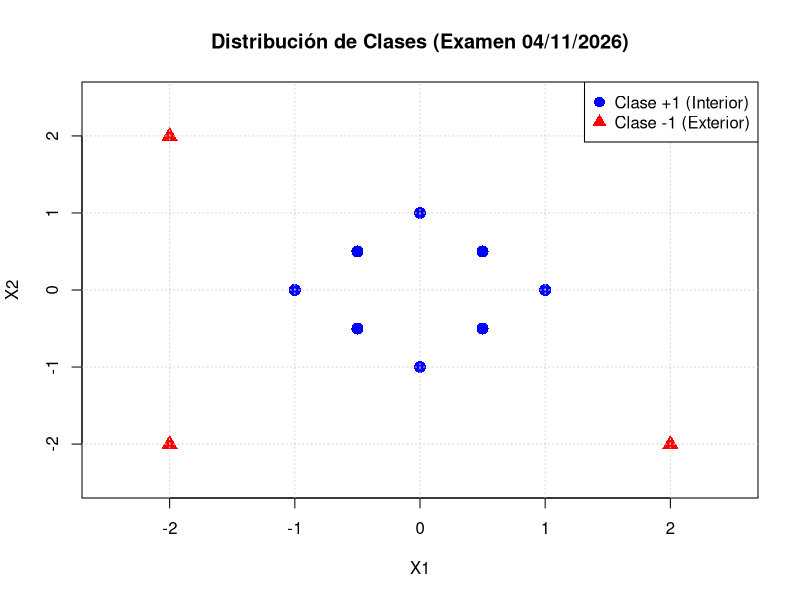

Reproduce this figure in R.
library(kernlab)
library(e1071)

set.seed(1234)

# 1. Conjunto de Datos
datos <- data.frame(
  X1 = c(-2, -2,  2,  2, -1,  1,  0,  0, -0.5, -0.5,  0.5,  0.5),
  X2 = c(-2,  2, -2,  2,  0,  0, -1,  1, -0.5,  0.5, -0.5,  0.5),
  Y  = factor(c(-1, -1, -1, -1,  1,  1,  1,  1,    1,    1,    1,    1))
)


cat("=== DATOS DEL EXAMEN ===\n")
print(datos)
cat("\n")



# ------------------------------------------------------------------------------
# Problema 1. 
# ------------------------------------------------------------------------------


# 1.1 Representación Gráfica (0.5 puntos) --------------------------------------

cat("=== BLOQUE 1: REPRESENTACIÓN GRÁFICA ===\n")
colores <- ifelse(datos$Y == "1", "blue", "red")
simbolos <- ifelse(datos$Y == "1", 16, 17)

png("observaciones.png", width = 800, height = 800, res = 120)
plot(datos$X1, datos$X2, col = colores, pch = simbolos, cex = 1.6, lwd = 2,
     xlab = "X1", ylab = "X2", main = "Distribución de Clases (Examen 04/11/2026)",
     xlim = c(-2.5, 2.5), ylim = c(-2.5, 2.5))
grid()
legend("topright", legend = c("Clase +1 (Interior)", "Clase -1 (Exterior)"),
       col = c("blue", "red"), pch = c(16, 17), pt.cex = 1.4)
dev.off()

# 1.2 SVM con kernlab (ksvm con kernel RBF) -------------------------------------

cat("=== BLOQUE 2: SVM CON KERNLAB (ksvm) ===\n")

# 2.1. Entrenamiento con C = 10, gamma (sigma) = 0.5
modelo_ksvm <- ksvm(
  Y ~ ., 
  data = datos, 
  type = "C-svc", 
  C = 10, 
  kernel = "rbfdot", 
  kpar = list(sigma = 0.5)
)

print(modelo_ksvm)

# 2.2. Elementos del modelo:
cat("\n--- Parámetros y Elementos Extraídos de ksvm ---\n")

# a) Número de vectores soporte
num_sv <- nSV(modelo_ksvm)
cat("a) Número de vectores soporte:", num_sv, "\n")

# b) Índices de las observaciones que son vectores soporte
indices_sv <- SVindex(modelo_ksvm)
cat("b) Índices de vectores soporte:", paste(indices_sv, collapse = ", "), "\n")

# c) Multiplicadores de Lagrange (alpha_i)
coeficientes_y_alpha <- coef(modelo_ksvm)[[1]]
alfa_valores <- abs(coeficientes_y_alpha)
cat("c) Multiplicadores de Lagrange (alpha_i) de los vectores soporte:\n")
for (k in 1:length(indices_sv)) {
  cat(sprintf("   - Obs %2d (%+d): alpha = %8.6f\n", 
              indices_sv[k], 
              ifelse(datos$Y[indices_sv[k]] == "1", 1, -1), 
              alfa_valores[k]))
}

# d) Parámetro b
termino_b <- b(modelo_ksvm)
cat("d) Parámetro b (función b(ksvm)):", termino_b, "\n")
cat("   Término independiente estándar (-b(ksvm)):", -termino_b, "\n")

# e) Vector de pesos w en el espacio transformado
# Dado que el kernel RBF mapea a un espacio de dimensión infinita, 
# no se puede imprimir el vector w completo (tiene longitud infinita).
# Sin embargo, mediante el desarrollo en serie de Taylor de exp(2*gamma*<x, z>),
# podemos aproximar explícitamente los primeros 10 coeficientes del vector w:
terminos_taylor <- list(
  c(0,0), c(1,0), c(0,1), c(2,0), c(1,1), c(0,2), c(3,0), c(2,1), c(1,2), c(0,3)
)
nombres_terminos <- c("1", "x1", "x2", "x1^2", "x1*x2", "x2^2", "x1^3", "x1^2*x2", "x1*x2^2", "x2^3")
w_primeros_10 <- numeric(10)
x_sv <- as.matrix(datos[indices_sv, c("X1", "X2")])
norma2_sv <- rowSums(x_sv^2)

for (m in 1:10) {
  p1 <- terminos_taylor[[m]][1]
  p2 <- terminos_taylor[[m]][2]
  grado_k <- p1 + p2
  escala <- sqrt((2 * 0.5)^grado_k / factorial(grado_k) * choose(grado_k, p1))
  phi_m <- escala * exp(-0.5 * norma2_sv) * (x_sv[, 1]^p1) * (x_sv[, 2]^p2)
  w_primeros_10[m] <- sum(coeficientes_y_alpha * phi_m)
}
names(w_primeros_10) <- nombres_terminos

cat("e) Primeros 10 coeficientes del vector w (aproximación en base polinómica):\n")
print(round(w_primeros_10, 6))

# f) Ancho del canal: 
rbf_func <- rbfdot(sigma = 0.5)
sv_puntos <- as.matrix(datos[indices_sv, c("X1", "X2")])
K_sv <- kernelMatrix(rbf_func, sv_puntos)
norma_w2 <- as.numeric(t(coeficientes_y_alpha) %*% K_sv %*% coeficientes_y_alpha)
norma_w <- sqrt(norma_w2)
ancho_canal <- 2 / norma_w

cat(sprintf("f) Norma de w en el espacio transformado: ||w|| = %8.6f\n", norma_w))
cat(sprintf("   Ancho del canal: M = 2 / ||w|| = %8.6f\n", ancho_canal))

# 2.3. Predicción sobre el conjunto de entrenamiento y Accuracy
pred_train <- predict(modelo_ksvm, datos)
matriz_confusion_ksvm <- table(Prediccion = pred_train, Real = datos$Y)
cat("\nMatriz de confusión en entrenamiento (ksvm):\n")
print(matriz_confusion_ksvm)
accuracy_ksvm <- sum(diag(matriz_confusion_ksvm)) / sum(matriz_confusion_ksvm)
cat("Porcentaje de aciertos en entrenamiento:", accuracy_ksvm * 100, "%\n\n")

# ------------------------------------------------------------------------------
# BLOQUE 3. SVM con IPOP (Interior Point Optimization Procedure)
# ------------------------------------------------------------------------------
cat("=== BLOQUE 3: SVM CON IPOP (OPTIMIZACIÓN CUADRÁTICA DUAL) ===\n")

# Formulación matricial del problema dual:
# min (1/2 * alpha^T * H * alpha - c^T * alpha)
# s.t. A * alpha = 0 (b <= A*alpha <= b + r)
#      0 <= alpha <= C
N <- nrow(datos)
X_mat <- as.matrix(datos[, c("X1", "X2")])
Y_num <- ifelse(datos$Y == "1", 1, -1)

# Matriz H: H_ij = y_i * y_j * K(x_i, x_j)
K_completa <- kernelMatrix(rbf_func, X_mat)
H_mat <- K_completa * (Y_num %*% t(Y_num))

# Vector c (lineal): -1 para todos los alfas (para maximizar sum(alpha))
c_vec <- rep(-1, N)

# Restricción de igualdad: sum(y_i * alpha_i) = 0
A_mat <- matrix(Y_num, nrow = 1)
b_restriccion <- 0
r_restriccion <- 0

# Restricciones de caja (box constraints): 0 <= alpha_i <= C
l_cota_inf <- rep(0, N)
u_cota_sup <- rep(10, N)  # C = 10

# Llamada al optimizador IPOP de kernlab
solucion_ipop <- ipop(
  c = c_vec, 
  H = H_mat, 
  A = A_mat, 
  b = b_restriccion, 
  l = l_cota_inf, 
  u = u_cota_sup, 
  r = r_restriccion, 
  verb = 0
)

# 3.2. Extracción de valores
alfa_ipop <- primal(solucion_ipop)
cat("Valores de todos los multiplicadores de Lagrange alpha_i (IPOP):\n")
print(round(alfa_ipop, 6))

# Umbral numérico para identificar vectores soporte
umbral_sv <- 1e-4
indices_sv_ipop <- which(alfa_ipop > umbral_sv)

cat("\nResultados con IPOP:\n")
cat(" - Número de vectores soporte:", length(indices_sv_ipop), "\n")
cat(" - Índices de vectores soporte:", paste(indices_sv_ipop, collapse = ", "), "\n")

# Término independiente b en IPOP:
# Para los vectores soporte en margen (0 < alpha < C):
# b = y_k - sum_{i} alpha_i * y_i * K(x_i, x_k)
f_sin_b <- colSums(alfa_ipop * Y_num * K_completa)
# Promedio sobre los vectores de soporte libres:
b_ipop <- mean(Y_num[indices_sv_ipop] - f_sin_b[indices_sv_ipop])
cat(sprintf(" - Término independiente b: %8.6f\n", b_ipop))

# Función de decisión f(x):
# f(x) = sign( sum_{i in SV} alpha_i * y_i * K(x_i, x) + b )
pred_score_ipop <- f_sin_b + b_ipop
pred_clase_ipop <- ifelse(pred_score_ipop >= 0, 1, -1)
acc_ipop <- mean(pred_clase_ipop == Y_num)
cat(" - Accuracy de la función de decisión (IPOP):", acc_ipop * 100, "%\n\n")

# ------------------------------------------------------------------------------
# BLOQUE 4. Ajuste de Parámetros con tune()
# ------------------------------------------------------------------------------
cat("=== BLOQUE 4: SELECCIÓN DE HIPERPARÁMETROS CON TUNE ===\n")

# Partición del conjunto de datos en Entrenamiento (70%) y Test (30%)
ind_particion <- sample(2, nrow(datos), replace = TRUE, prob = c(0.7, 0.3))
train_set <- datos[ind_particion == 1, ]
test_set  <- datos[ind_particion == 2, ]

cat(sprintf("Instancias en Train: %d | Instancias en Test: %d\n", nrow(train_set), nrow(test_set)))

# 4.1. Llamada a tune() para evaluar la cuadrícula de parámetros:
# C in {0.1, 1, 10, 100}
# gamma in {0.1, 0.5}
grid_c <- c(0.1, 1, 10, 100)
grid_gamma <- c(0.1, 0.5)

resultado_tune <- tune(
  svm, 
  train.x = Y ~ ., 
  data = train_set, 
  kernel = "radial",
  ranges = list(cost = grid_c, gamma = grid_gamma)
)

print(summary(resultado_tune))

# 4.2. Identificar los valores óptimos de C y gamma
mejor_modelo <- resultado_tune$best.model
c_optimo     <- resultado_tune$best.parameters$cost
gamma_optimo <- resultado_tune$best.parameters$gamma

cat(sprintf("\nValores óptimos identificados por tune():\n"))
cat(sprintf(" - Cost (C) óptimo    : %g\n", c_optimo))
cat(sprintf(" - Gamma óptimo        : %g\n", gamma_optimo))

# 4.3. Predicción con los datos de test y cálculo del accuracy
predicciones_test <- predict(mejor_modelo, newdata = test_set)
matriz_confusion_test <- table(Prediccion = predicciones_test, Real = test_set$Y)

cat("\nMatriz de Confusión en el conjunto de Test:\n")
print(matriz_confusion_test)

accuracy_test <- sum(diag(matriz_confusion_test)) / sum(matriz_confusion_test)
cat(sprintf("\nAccuracy final en Test: %.2f%%\n", accuracy_test * 100))
cat("======================================================================\n")
